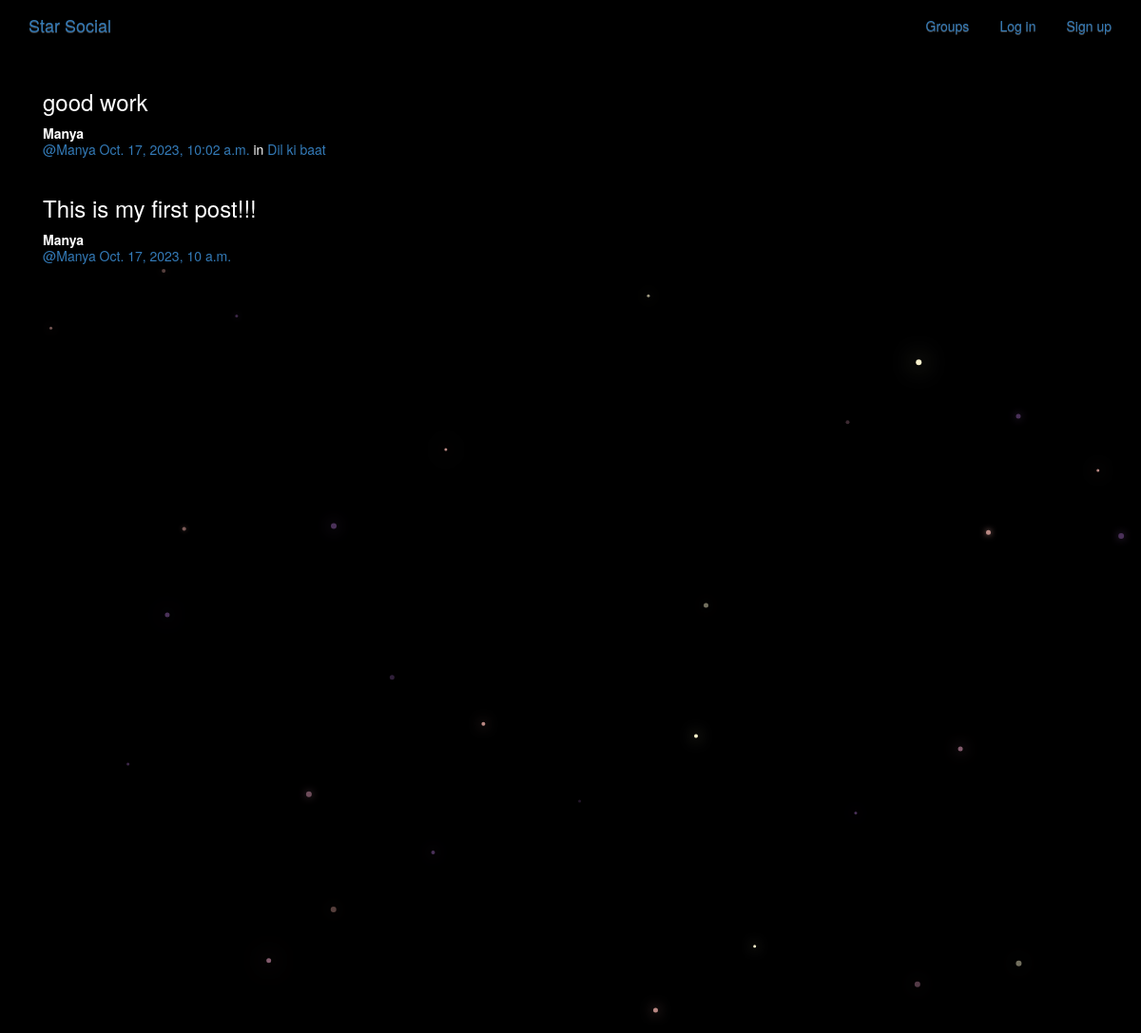
/posts/, run on an earlier commit of the app's database.
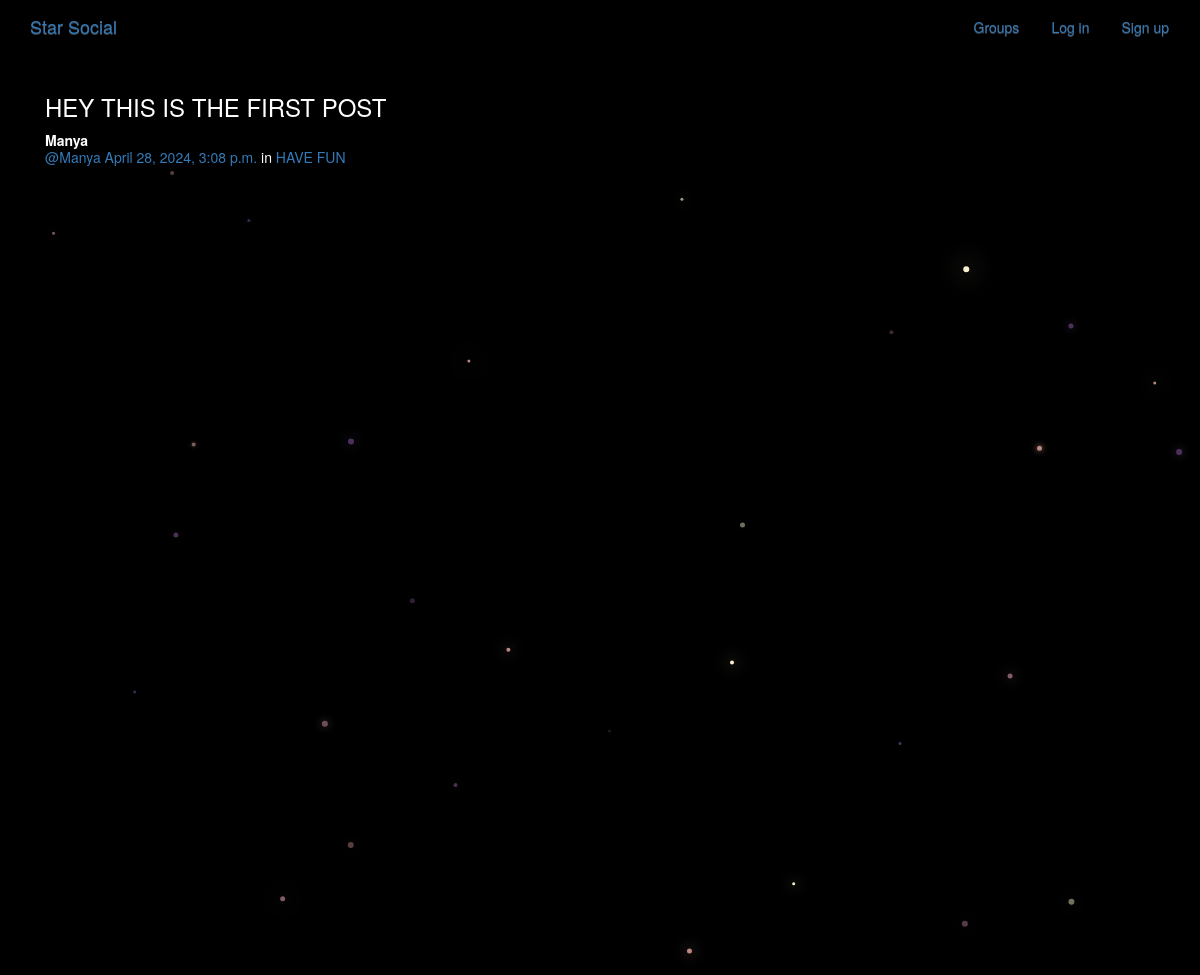
And on a later commit of the database.
### posts/models.py (models this page shows, shortened)
class Post(models.Model):
    id = models.BigAutoField(primary_key=True)
    user = models.ForeignKey(User, related_name="posts", on_delete=models.CASCADE)
    created_at = models.DateTimeField(auto_now=True)
    message = models.TextField()
    message_html = models.TextField(editable=False)
    group = models.ForeignKey(Group, related_name="posts", on_delete=models.CASCADE, null=True, blank=True)
    class Meta:
        ordering = ["-created_at"]
        unique_together = ["user", "message"]

### groups/models.py (models this page shows, shortened)
class Group(models.Model):
    id = models.BigAutoField(primary_key=True)  # Explicitly define primary key as BigAutoField
    name = models.CharField(max_length=255, unique=True)
    slug = models.SlugField(allow_unicode=True, unique=True)
    description = models.TextField(blank=True, default='')
    description_html = models.TextField(editable=False, default='', blank=True)
    members = models.ManyToManyField(User, through="GroupMember")
    class Meta:
        ordering = ["name"]

### posts/views.py (the view)
# urls.py: path("", views.PostList.as_view(), name="all"),
class PostList(SelectRelatedMixin, generic.ListView):
    model = models.Post
    select_related = ("user", "group")

### posts/templates/posts/post_list.html (shortened to what this page needs)
{% extends "posts/post_base.html" %}
{% load humanize %}
{% block post_content %}
<div class="col-md-8">
	{% for post in post_list %}
  {% include "posts/_post.html" %}
	{% endfor %}
</div>
{% endblock %}

### posts/templates/posts/_post.html (shortened to what this page needs)
<div class="post media">
	<h3>{{ post.message_html|safe }}</h3>
	<div class="media-body">
		<strong>{{ post.user.username }}</strong>
		<h5 class="media-heading">
			<span class="username"><a href="{% url 'posts:for_user' username=post.user.username %}">@{{ post.user.username }}</a></span>
			<time class="time"><a href="{% url 'posts:single' username=post.user.username pk=post.pk %}">{{ post.created_at }}</a></time>
			{% if post.group %}
			<span class="group-name">in <a href="#">{{ post.group.name }}</a></span>
			{% endif %}
		</h5>
	</div>
</div>

What changed in the data, as far as the page shows it:
removed Post: message_html "good work", user.username "Manya", created_at "Oct. 17, 2023, 10:02 a.m.", group.name "Dil ki baat"
removed Post: message_html "This is my first post!!!", user.username "Manya", created_at "Oct. 17, 2023, 10 a.m."
added Post: message_html "HEY THIS IS THE FIRST POST", user.username "Manya", created_at "April 28, 2024, 3:08 p.m.", group.name "HAVE FUN"
